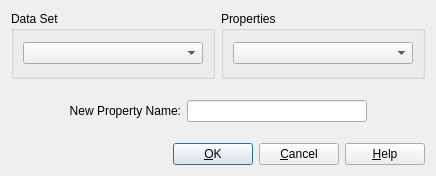
<?xml version="1.0" encoding="UTF-8"?>
<ui version="4.0">
 <class>RenamePropertyDialog</class>
 <widget class="QDialog" name="RenamePropertyDialog">
  <property name="geometry">
   <rect>
    <x>0</x>
    <y>0</y>
    <width>432</width>
    <height>176</height>
   </rect>
  </property>
  <property name="windowTitle">
   <string>Rename Property</string>
  </property>
  <property name="layoutDirection">
   <enum>Qt::LeftToRight</enum>
  </property>
  <layout class="QGridLayout" name="gridLayout_3">
   <item row="0" column="0" colspan="2">
    <layout class="QHBoxLayout" name="horizontalLayout">
     <item>
      <widget class="QGroupBox" name="dataSetGroupBox">
       <property name="title">
        <string>Data Set</string>
       </property>
       <layout class="QGridLayout" name="gridLayout">
        <item row="0" column="0">
         <widget class="QComboBox" name="dataSetComboBox">
          <property name="minimumSize">
           <size>
            <width>180</width>
            <height>0</height>
           </size>
          </property>
         </widget>
        </item>
       </layout>
      </widget>
     </item>
     <item>
      <spacer name="horizontalSpacer">
       <property name="orientation">
        <enum>Qt::Horizontal</enum>
       </property>
       <property name="sizeHint" stdset="0">
        <size>
         <width>40</width>
         <height>20</height>
        </size>
       </property>
      </spacer>
     </item>
     <item>
      <widget class="QGroupBox" name="propertiesGroupBox">
       <property name="title">
        <string>Properties</string>
       </property>
       <layout class="QGridLayout" name="gridLayout_2">
        <item row="0" column="0">
         <widget class="QComboBox" name="propertiesComboBox">
          <property name="minimumSize">
           <size>
            <width>180</width>
            <height>0</height>
           </size>
          </property>
         </widget>
        </item>
       </layout>
      </widget>
     </item>
    </layout>
   </item>
   <item row="1" column="1">
    <spacer name="verticalSpacer_2">
     <property name="orientation">
      <enum>Qt::Vertical</enum>
     </property>
     <property name="sizeType">
      <enum>QSizePolicy::Fixed</enum>
     </property>
     <property name="sizeHint" stdset="0">
      <size>
       <width>20</width>
       <height>15</height>
      </size>
     </property>
    </spacer>
   </item>
   <item row="2" column="0" colspan="2">
    <layout class="QHBoxLayout" name="horizontalLayout_3">
     <item>
      <spacer name="horizontalSpacer_2">
       <property name="orientation">
        <enum>Qt::Horizontal</enum>
       </property>
       <property name="sizeHint" stdset="0">
        <size>
         <width>40</width>
         <height>20</height>
        </size>
       </property>
      </spacer>
     </item>
     <item>
      <layout class="QHBoxLayout" name="horizontalLayout_2">
       <item>
        <widget class="QLabel" name="newPropertyNameLabel">
         <property name="text">
          <string>New Property Name:</string>
         </property>
         <property name="alignment">
          <set>Qt::AlignRight|Qt::AlignTrailing|Qt::AlignVCenter</set>
         </property>
        </widget>
       </item>
       <item>
        <widget class="QLineEdit" name="newPropertyNameLineEdit">
         <property name="minimumSize">
          <size>
           <width>180</width>
           <height>0</height>
          </size>
         </property>
        </widget>
       </item>
      </layout>
     </item>
     <item>
      <spacer name="horizontalSpacer_3">
       <property name="orientation">
        <enum>Qt::Horizontal</enum>
       </property>
       <property name="sizeHint" stdset="0">
        <size>
         <width>40</width>
         <height>20</height>
        </size>
       </property>
      </spacer>
     </item>
    </layout>
   </item>
   <item row="3" column="0">
    <spacer name="verticalSpacer">
     <property name="orientation">
      <enum>Qt::Vertical</enum>
     </property>
     <property name="sizeType">
      <enum>QSizePolicy::Fixed</enum>
     </property>
     <property name="sizeHint" stdset="0">
      <size>
       <width>20</width>
       <height>15</height>
      </size>
     </property>
    </spacer>
   </item>
   <item row="4" column="0" colspan="2">
    <layout class="QHBoxLayout" name="horizontalLayout_5">
     <item>
      <spacer name="horizontalSpacer_21">
       <property name="orientation">
        <enum>Qt::Horizontal</enum>
       </property>
       <property name="sizeHint" stdset="0">
        <size>
         <width>40</width>
         <height>20</height>
        </size>
       </property>
      </spacer>
     </item>
     <item>
      <widget class="QPushButton" name="okPushButton">
       <property name="text">
        <string>&amp;OK</string>
       </property>
      </widget>
     </item>
     <item>
      <widget class="QPushButton" name="cancelPushButton">
       <property name="text">
        <string>&amp;Cancel</string>
       </property>
      </widget>
     </item>
     <item>
      <widget class="QPushButton" name="helpPushButton">
       <property name="text">
        <string>&amp;Help</string>
       </property>
      </widget>
     </item>
    </layout>
   </item>
  </layout>
 </widget>
 <tabstops>
  <tabstop>dataSetComboBox</tabstop>
  <tabstop>propertiesComboBox</tabstop>
  <tabstop>newPropertyNameLineEdit</tabstop>
  <tabstop>okPushButton</tabstop>
  <tabstop>cancelPushButton</tabstop>
  <tabstop>helpPushButton</tabstop>
 </tabstops>
 <resources/>
 <connections/>
</ui>
